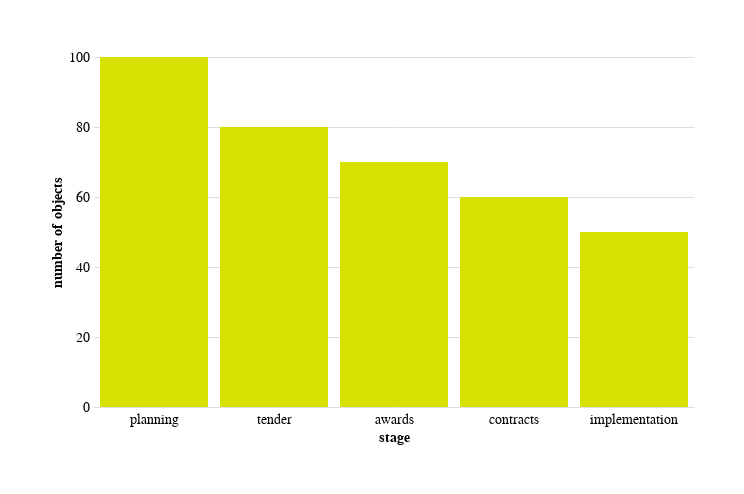

The notebook cell this image was saved under:
### Markdown cell above
Import chart packages and define chart functions. The currently available chart functions are:

* Release count
* Objects per stage
* Releases by month
* Objects per year
* Top buyers
* Usability indicators

### Code cell
import altair as alt


class MissingColumnsError(Exception):
    def __init__(self, columns):
        super().__init__(f"The source data is missing one or more of these columns: {columns}")


chart_properties = {
    "width": 600,
    "height": 350,
    "padding": 50,
    "title": alt.TitleParams(text="", subtitle=[""], fontSize=18),
}
chart_axis = {
    "titleFontSize": 14,
    "labelFontSize": 14,
    "labelPadding": 5,
    "ticks": False,
    "domain": False,
}


def check_columns(columns, data):
    # check if input contains the right columns
    if not columns.issubset(data.columns):
        raise MissingColumnsError(columns)


def plot_release_count(release_counts):
    check_columns({"collection_id", "release_type", "release_count", "ocid_count"}, release_counts)
    return (
        alt.Chart(release_counts)
        .mark_bar()
        .encode(
            x=alt.X(
                "release_count",
                type="ordinal",
                axis=alt.Axis(title="release count", labelAngle=0),
            ),
            y=alt.Y(
                "ocid_count",
                type="quantitative",
                axis=alt.Axis(title="ocid count", format="~s", tickCount=5),
            ),
            color=alt.Color(
                "release_type",
                type="nominal",
                title="release type",
                scale=alt.Scale(range=["#D6E100", "#FB6045", "#23B2A7", "#6C75E1"]),
            ),
            tooltip=[
                alt.Tooltip("release_count", title="release count"),
                alt.Tooltip("ocid_count", title="ocid count", format="~s"),
                alt.Tooltip("release_type", title="release type"),
                alt.Tooltip("collection_id", title="collection id"),
            ],
        )
        .properties(**chart_properties)
        .configure_axis(**chart_axis)
        .configure_view(strokeWidth=0)
    )


def plot_objects_per_stage(objects_per_stage):
    check_columns({"stage", "object_count"}, objects_per_stage)
    stages = ["planning", "tender", "awards", "contracts", "implementation"]
    return (
        alt.Chart(objects_per_stage)
        .mark_bar(fill="#d6e100")
        .encode(
            x=alt.X(
                "stage",
                type="ordinal",
                scale=alt.Scale(domain=stages),
                sort=stages,
                axis=alt.Axis(title="stage", labelAngle=0),
            ),
            y=alt.Y(
                "object_count",
                type="quantitative",
                axis=alt.Axis(title="number of objects", format="~s", tickCount=len(stages)),
            ),
            tooltip=[
                alt.Tooltip("stage", title="stage"),
                alt.Tooltip("object_count", title="number of objects"),
            ],
        )
        .properties(**chart_properties)
        .configure_axis(**chart_axis)
        .configure_view(strokeWidth=0)
    )


def plot_releases_by_month(release_dates):
    check_columns({"date", "collection_id", "release_type", "release_count"}, release_dates)
    max_rows = 5000
    # check if number of rows is more than 5000
    if release_dates.shape[0] > max_rows:
        alt.data_transformers.disable_max_rows()

    # draw chart
    return (
        alt.Chart(release_dates)
        .mark_line(strokeWidth=3)
        .encode(
            x=alt.X("date", timeUnit="yearmonth", axis=alt.Axis(title="year and month")),
            y=alt.Y(
                "release_count",
                type="quantitative",
                aggregate="sum",
                axis=alt.Axis(title="number of releases", format="~s", tickCount=5),
                scale=alt.Scale(zero=False),
            ),
            color=alt.Color(
                "release_type",
                type="nominal",
                scale=alt.Scale(range=["#D6E100", "#FB6045", "#23B2A7", "#6C75E1"]),
                legend=alt.Legend(title="release type"),
            ),
            tooltip=[
                alt.Tooltip("date", timeUnit="yearmonth", title="date"),
                alt.Tooltip("release_count", aggregate="sum", title="number of releases"),
                alt.Tooltip("release_type", title="release type"),
            ],
        )
        .properties(**chart_properties)
        .configure_axis(**chart_axis)
        .configure_view(strokeWidth=0)
    )


def plot_objects_per_year(objects_per_year):
    check_columns({"year", "tenders", "awards"}, objects_per_year)
    stages = ["tenders", "awards"]
    return (
        alt.Chart(objects_per_year)
        .transform_fold(stages)
        .mark_line(strokeWidth=3)
        .encode(
            x=alt.X(
                "year",
                type="quantitative",
                axis=alt.Axis(title="year", format=".0f", tickCount=objects_per_year.shape[0]),
            ),
            y=alt.Y(
                "value",
                type="quantitative",
                axis=alt.Axis(title="number of objects", format="~s", tickCount=5),
                scale=alt.Scale(zero=False),
            ),
            color=alt.Color(
                "key",
                type="nominal",
                title="object type",
                scale=alt.Scale(domain=stages, range=["#D6E100", "#FB6045"]),
            ),
            tooltip=[
                alt.Tooltip("year", title="year", type="quantitative"),
                alt.Tooltip("value", title="number of objects", type="quantitative"),
                alt.Tooltip("key", title="object type", type="nominal"),
            ],
        )
        .properties(**chart_properties)
        .configure_axis(**chart_axis)
        .configure_view(strokeWidth=0)
    )


def plot_top_buyers(buyers):
    check_columns({"name", "total_tenders"}, buyers)
    return (
        alt.Chart(buyers)
        .mark_bar(fill="#d6e100")
        .encode(
            x=alt.X(
                "total_tenders",
                type="quantitative",
                axis=alt.Axis(title="number of tenders", format="~s", tickCount=5),
            ),
            y=alt.Y(
                "name",
                type="ordinal",
                axis=alt.Axis(title="buyer", labelAngle=0),
                sort=alt.SortField("total_tenders", order="descending"),
            ),
            tooltip=[
                alt.Tooltip("name", title="buyer", type="nominal"),
                alt.Tooltip("total_tenders", title="number of tenders", type="quantitative"),
            ],
        )
        .properties(**chart_properties)
        .configure_axis(**chart_axis)
        .configure_view(strokeWidth=0)
    )


def plot_usability_indicators(data, lang="English"):
    labels = {
        "English": {
            "nrow": "row_number(indicator)",
            "sort": "calculation",
            "y_sort": "indicator",
            "groupby": "Use case",
            "title": "number of indicators",
            "tooltip_missing": "Missing Fields",
        },
        "Spanish": {
            "nrow": "row_number(Indicador)",
            "sort": "¿Se puede calcular?",
            "y_sort": "Indicador",
            "groupby": "Caso de Uso",
            "title": "Número de indicadores",
            "tooltip_missing": "Campos faltantes",
        },
    }
    return (
        alt.Chart(data)
        .transform_window(
            nrow=labels[lang]["nrow"],
            frame=[None, None],
            sort=[{"field": labels[lang]["sort"]}],
            groupby=[labels[lang]["groupby"]],
        )
        .mark_circle(size=250, opacity=1)
        .encode(
            x=alt.X(
                "nrow",
                type="quantitative",
                axis=alt.Axis(title=[labels[lang]["title"], ""], orient="top", tickCount=5),
            ),
            y=alt.Y(
                labels[lang]["groupby"],
                type="nominal",
                sort=alt.Sort(field=labels[lang]["y_sort"], op="count", order="descending"),
            ),
            color=alt.Color(
                labels[lang]["sort"],
                type="nominal",
                scale=alt.Scale(range=["#fb6045", "#d6e100"]),
                legend=alt.Legend(title=[labels[lang]["sort"]]),
            ),
            tooltip=[
                alt.Tooltip(labels[lang]["y_sort"], type="nominal"),
                alt.Tooltip(labels[lang]["groupby"], type="nominal"),
                alt.Tooltip(labels[lang]["sort"], type="nominal"),
                alt.Tooltip(labels[lang]["tooltip_missing"], type="nominal"),
            ],
        )
        .properties(**chart_properties)
        .configure_axis(**chart_axis)
        .configure_view(strokeWidth=0)
    )

### Figure 1 — Vega-Lite specification as saved in the notebook (floating-point values rounded to 4 significant figures)
{"config": {"view": {"continuousWidth": 300, "continuousHeight": 300, "strokeWidth": 0}, "axis": {"domain": false, "labelFontSize": 14, "labelPadding": 5, "ticks": false, "titleFontSize": 14}}, "data": {"name": "data-07cbcd36d244d73845d1b5238107e767"}, "mark": {"type": "bar", "fill": "#d6e100"}, "encoding": {"tooltip": [{"field": "stage", "title": "stage", "type": "nominal"}, {"field": "object_count", "title": "number of objects", "type": "quantitative"}], "x": {"axis": {"labelAngle": 0, "title": "stage"}, "field": "stage", "scale": {"domain": ["planning", "tender", "awards", "contracts", "implementation"]}, "sort": ["planning", "tender", "awards", "contracts", "implementation"], "type": "ordinal"}, "y": {"axis": {"format": "~s", "tickCount": 5, "title": "number of objects"}, "field": "object_count", "type": "quantitative"}}, "height": 350, "padding": 50, "title": {"text": "", "fontSize": 18, "subtitle": [""]}, "width": 600, "$schema": "https://vega.github.io/schema/vega-lite/v5.16.3.json", "datasets": {"data-07cbcd36d244d73845d1b5238107e767": [{"stage": "planning", "object_count": 100}, {"stage": "tender", "object_count": 80}, {"stage": "awards", "object_count": 70}, {"stage": "contracts", "object_count": 60}, {"stage": "implementation", "object_count": 50}]}}
